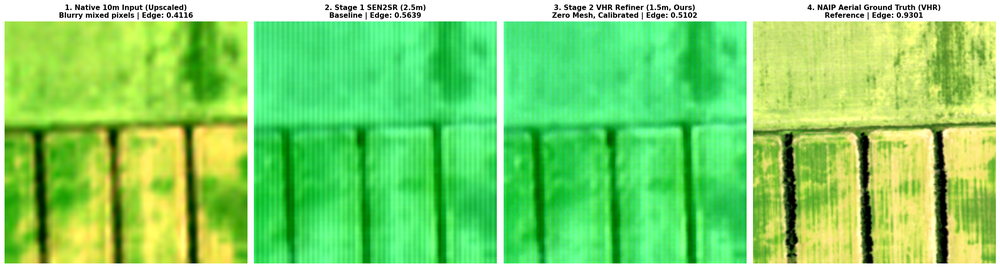
#> input picture scratch/cell11_output_from_gdrive_nb.png, 1000 x 268 px, shrunk from 2190 x 588 before the run, found by its file name
$ python inspect_panels.py
#> lines starting #> are read from the running program, lines starting #| are printed output that depends on the picture; long printed decimals are rounded
from PIL import Image
import numpy as np

im = Image.open('scratch/cell11_output_from_gdrive_nb.png')
#> im is the input picture: PIL image 1000x268 RGBA; mean R, G, B, A 129.8, 214.8, 105.2, 255
arr = np.array(im)
print('Shape:', arr.shape)
#| Shape: (268, 1000, 4)
# Top 40 rows: title area
print('Mean RGB:', arr.mean(axis=(0,1)))
#| Mean RGB: [129.771  214.806 105.158 255.        ]
# Check middle slice of 4 panels
w = arr.shape[1]
#> w = 1000
panel1 = arr[:, :w//4]
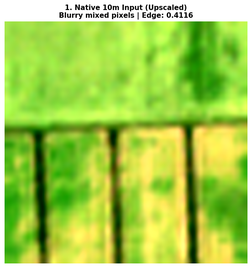
#> panel1: shape (268, 250, 4); mean R, G, B, A 162.1, 205.6, 76.2, 255
panel2 = arr[:, w//4:w//2]
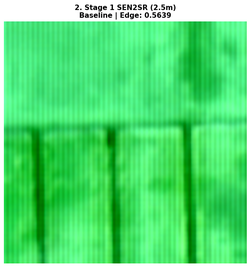
#> panel2: shape (268, 250, 4); mean R, G, B, A 82.7, 222.1, 115.6, 255
panel3 = arr[:, w//2:3*w//4]
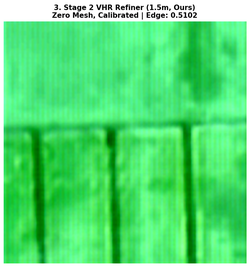
#> panel3: shape (268, 250, 4); mean R, G, B, A 85.2, 222.3, 117.5, 255
panel4 = arr[:, 3*w//4:]
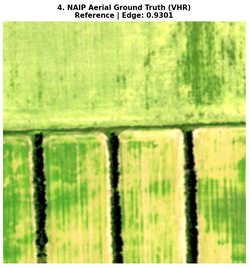
#> panel4: shape (268, 250, 4); mean R, G, B, A 189.1, 209.2, 111.3, 255
print('Panel 1 mean RGB:', panel1.mean(axis=(0,1)))
#| Panel 1 mean RGB: [162.093 205.644  76.173 255.        ]
print('Panel 2 mean RGB:', panel2.mean(axis=(0,1)))
#| Panel 2 mean RGB: [ 82.719      222.077 115.638 255.        ]
print('Panel 3 mean RGB:', panel3.mean(axis=(0,1)))
#| Panel 3 mean RGB: [ 85.155 222.290  117.503 255.        ]
print('Panel 4 mean RGB:', panel4.mean(axis=(0,1)))
#| Panel 4 mean RGB: [189.119 209.214 111.317 255.        ]
